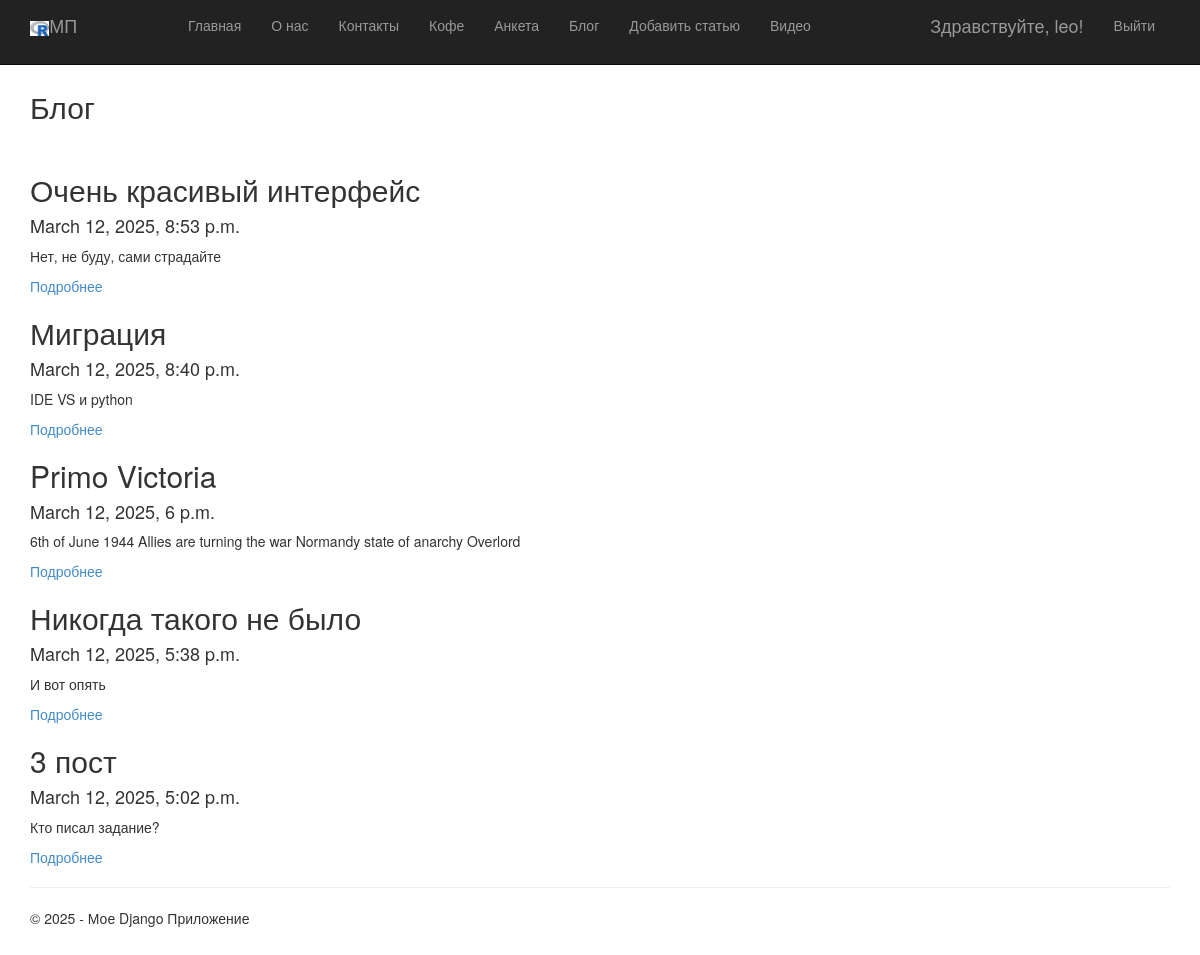
Page /blog/ (signed in) on the committed database.
### app/models.py (models this page shows, shortened)
class Blog(models.Model):
    title = models.CharField(max_length=100, unique_for_date="posted", verbose_name="Заголовок")
    description = models.TextField(verbose_name="Краткое содержание")
    content = models.TextField(verbose_name="Полное содержание")
    posted = models.DateTimeField(default=datetime.now(), db_index=True, verbose_name="Опубликовано")
    author = models.ForeignKey(User, null=True, blank=True, on_delete = models.SET_NULL, verbose_name = "Автор")
    image = models.ImageField(upload_to='blog_images/')  # Добавьте это поле
    class Meta:
        db_table = 'Posts'  # имя таблицы для модели
        ordering = ['-posted']  # порядок сортировки данных в модели ("-" означает по убыванию)
        verbose_name = "статья блога"  # имя, под которым модель будет отображаться в административном разделе (для одной статьи блога)
        verbose_name_plural = "статьи блога"  # тоже для всех статей блога

### app/views.py (the view)
# urls.py: path('blog/', views.blog, name='blog'),
def blog(request):
    posts = Blog.objects.all()  # Запрос на выбор всех статей блога из модели
    assert isinstance(request, HttpRequest)
    return render(
        request,
        'app/blog.html',
        {
            'title': 'Блог',
            'posts': posts,  # Передача списка статей в шаблон веб-страницы
            'year': datetime.now().year,
        }
    )

### app/templates/app/blog.html
{% extends "app/layout.html" %}
{% block content %}
<h2>{{ title }}</h2>
<br />
{% for post in posts %}
<div class="">
    <h2>{{ post.title }}</h2>
    <h4>{{ post.posted }}</h4>
    <p>{{ post.description }}</p>
    <p><a href="{% url 'blogpost' parametr=post.id %}">Подробнее</a></p>
</div>
{% endfor %}
{% endblock %}

### app/templates/app/loginpartial.html (shortened to what this page needs)
﻿{% if user.is_authenticated %}
<form id="logoutForm" action="/logout/" method="post" class="navbar-right">
    <ul class="nav navbar-nav navbar-right">
        <li><span class="navbar-brand">Здравствуйте, {{ user.username }}!</span></li>
        <li><a href="javascript:document.getElementById('logoutForm').submit()">Выйти</a></li>
    </ul>
</form>
{% else %}
<ul class="nav navbar-nav navbar-right">
    <li><a href="{% url 'login' %}">Войти</a></li>
</ul>
{% endif %}

### app/static/app/content/site.css (style rules this page uses)
body { padding-top: 50px; padding-bottom: 20px; }

### rows in the picture
Blog: title "Очень красивый интерфейс", posted "March 12, 2025, 8:53 p.m.", description "Нет, не буду, сами страдайте"
Blog: title "Миграция", posted "March 12, 2025, 8:40 p.m.", description "IDE VS и python"
Blog: title "Primo Victoria", posted "March 12, 2025, 6 p.m.", description "6th of June 1944 Allies are turning the war Normandy state of anarchy Overlord"
Blog: title "Никогда такого не было", posted "March 12, 2025, 5:38 p.m.", description "И вот опять"
Blog: title "3 пост", posted "March 12, 2025, 5:02 p.m.", description "Кто писал задание?"

### other values in the picture
{{ user.username }} "leo"
{{ title }} "Блог"
